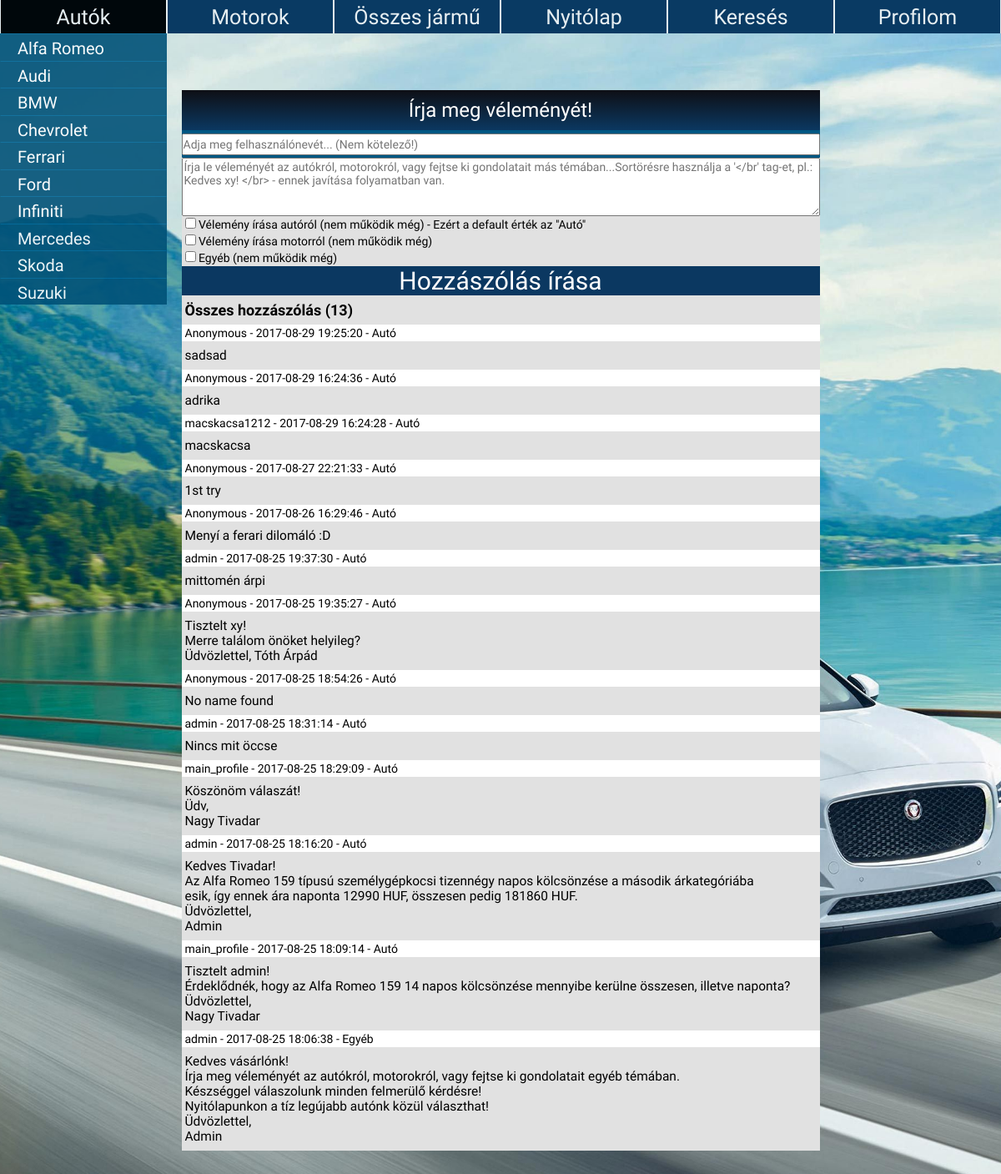
Page /hozzaszolasok.php on the committed database.
### tables this page shows
CREATE TABLE `automarka` (
  `id` varchar(60) NOT NULL
);

CREATE TABLE `hozzaszolasok` (
  `id` int(10) NOT NULL,
  `felhasznalo_nev` varchar(60) NOT NULL,
  `hozzaszolas` varchar(10000) NOT NULL,
  `kategoria` varchar(100) NOT NULL,
  `datum` datetime DEFAULT NULL
);

### connection.php (called while the page is built)
<?php
	$conn = mysqli_connect("localhost", "root", "") or die("Failed to connect");
	if ( false == mysqli_select_db($conn, "jarmuadatbazis" )  ) {
		return null;
	}
	else{
		mysqli_query($conn, 'SET NAMES UTF-8');
		mysqli_query($conn, 'SET character_set_results=utf8');
		mysqli_set_charset($conn, 'utf8');
		return $conn;
	}
?>

### controller.php (called while the page is built, shortened)
<?php
class Controller{
	public function ListCars() {
		include('connection.php');
		$result = mysqli_query( $conn,"SELECT automarka.id from automarka order by automarka.id ASC;");
		return $result;
	}
	public function ListMotors() {
		include('connection.php');
		$result = mysqli_query( $conn,"SELECT motormarka.id from motormarka order by motormarka.id ASC;");
		return $result;
	}
}
?>

### hozzaszolasok.php (the view, shortened to what this page needs)
<?php
	include('connection.php');
	include('controller.php');
?>
<html>
		<link rel = "stylesheet" href = "style.css"/>
	<head>
	</head>
		<body id = "bgStyle">
				<div id = "container">
				<ul id = "menu">
					<li>
						<a href="autok_osszes.php">Autók</a>
						<div>
							<?php
								$AllCars = new Cars();
								$AllCars->ListCars();
								$listCars = $AllCars->ListCars();
								while($getCars = mysqli_fetch_assoc($listCars)){
										echo '<form method = "GET" action = "autok.php" enctype = "multipart/form-data" name = "click_on_car">
											<input type = "submit" value = "'.$getCars['id'].'" name = "click_on_car" />
										</form>';
								}
							?>
						</div>
					</li>
					<li>
						<a href="motorok_osszes.php">Motorok</a>
					</li>
					<li>
						<a href="hozzaszolasok.php">Összes jármű</a>
					</li>
					<li><a href="fooldal.php">Nyitólap</a><div align = "center"><a href = "hozzaszolasok.php">Hozzászólások</a></div></li>
					<li><a href="kereses.php">Keresés</a></li>
					<li>
						<a href="felhasznalo_profil.php">Profilom</a>
				</ul>
			</div>
				<div align = "center">
					<table align = "center" width = "50%" id = "cars" id = "tableborders2"cellpadding = "0" cellspacing = "0" style = "border-style: solid; border-width: 0px;
						margin: 0 0px 0 0 ;border-color: #000;background: #E1E1E1; font-family: Electrolize; color: #ffffff; font-size: 14px; border-radius: 0 0" >
						<form method = "get" action = "hozzaszolasok.php" enctype = "multipart/form-data" name = "comment">
						<tr>
							<td style = "background: linear-gradient(#0E0F15, #0B3861);font-size: 24px; font-family: Electrolize;
							text-align: center; padding: 10 0 10 0">Írja meg véleményét!</td>
						</tr>
						<tr>
							<td height = "33px" id = "styleofwords11" style = "padding:0;"><input  type = "text"
							style="height:26px; width: 100%; font-size: 14px; font-family: Electrolize;" name = "felhasznalo_nev" size = "45" placeholder = "Adja meg felhasználónevét... (Nem kötelező!)" /></td>
						</tr>
						<tr>
							<td><textarea cols = "93" rows = "4" placeholder = "Írja le véleményét az autókról, motorokról, vagy fejtse ki gondolatait más témában...Sortörésre használja a '</br' tag-et, pl.: Kedves xy! </br> - ennek javítása folyamatban van."
							style="font-family: Electrolize; font-size: 14px; padding: 2 2 2 2;" cols = "93" rows = "4" name = "hozzaszolas" required></textarea></td>
						</tr>
						<tr>
							<td style = "padding: 2 2 2 4;"><input type="checkbox" name="vehicle1" value="kategoria_auto"><font color = "black"> Vélemény írása autóról (nem működik még) - Ezért a default érték az "Autó"</font></input></td>
						</tr>
						<tr>
							<td style = "padding: 2 2 2 4;"><input type="checkbox" name="vehicle2" value="kategoria_motor"><font color = "black"> Vélemény írása motorról (nem működik még)</font></input></td>
						</tr>
						<tr>
							<td style = "padding: 2 2 2 4;"><input type="checkbox" name="vehicle2" value="kategoria_egyeb"><font color = "black"> Egyéb (nem működik még)</font></input></td>
						</tr>
						<tr>
							<td colspan = "2"width = "50%">
							<input style = "padding: 0; border-radius: 0;" type = "submit" class = "input" value = "Hozzászólás írása" name = "comment_write" /></td>
						</tr>
							<?php
								$comments = "SELECT * FROM hozzaszolasok ORDER BY datum DESC";
								$getComments = mysqli_query($conn, $comments);
								$allcomments = "SELECT * from hozzaszolasok";
								$commResult = mysqli_query($conn, $allcomments);
								$count_comments = mysqli_num_rows($commResult);
								echo '<tr>
										<td height = "35px" style = "padding: 2 2 2 4;"><font color = "black" size = "4.4" >
										<b>Összes hozzászólás ('.$count_comments.')</b></font></td>
									</tr>';
								if (mysqli_num_rows($getComments) > 0){
									while($row = mysqli_fetch_assoc($getComments)){
										echo '
											<tr>
												<td height = "20px" bgcolor = "white" style = "padding: 2 2 2 4;">
												<font color = "black">'.$row["felhasznalo_nev"].'  -  '.$row["datum"].'  -  '.$row["kategoria"].'</font></td>
											</tr>
											<tr>
												<td style = "padding: 8 2 8 4; height: auto; width: 100%;"><font color = "black" style = "font-size: 15.5px;">'.$row["hozzaszolas"].'</font></td>
											</tr>
									';
									}
								}
						?>
						</form>
					</table>
				</div>
	</body>
</html>

### style.css (style rules this page uses)
#styleofwords11 { font-size: 23px; font-family: "Electrolize"; text-align: left; background: rgb(0, 87, 130); color: #ffffff; padding: 3.5px; margin: 0 0 0 1; }
* { padding: 0px; margin: 0px; }
div#container { width: 100%; }
ul#menu { width: 100%; list-style: none; position: fixed; }
ul#menu li { float: left; width: 16.6667%; height: 40px; background: rgb(0, 81, 119); margin: 0 0 0 0; padding: 0px; font-family: "Electrolize"; }
ul#menu li a { height: 32px; text-decoration: none; font-size: 25px; font-family: "Electrolize", Helvetica, light; text-align: center; background: #0B3861; color: #ffffff; padding: 3% 0 1% 0%; display: block; border-style: solid; border-color: #ffffff; border-width: 0 0.5px 0 0.5; opacity: 0.9; transition: 2s ease; }
ul#menu li div form input[type=submit] { float: left; width: 100%; height: 32.5px; text-decoration: none; font-size: 20px; font-family: "Electrolize"; text-align: center; background: rgb(0, 81, 119); color: #ffffff; padding: 0px; display: block; text-align: left; margin: 0 0 0px 0; padding: 2% 0 0% 10%; border-style: solid; border-color: #006697 #005177 #005177 #005177 ; border-width: 0.1px; margin: 0 0 0 0; opacity: 0.9; transition: 1.8s ease; cursor:pointer; }
ul#menu li div { display: none; transition: all 0.7s ease-in-out 3s; }
#bgStyle { background: url('pictures/bgCar.jpg') no-repeat center center fixed; -webkit-background-size: cover; -moz-background-size: cover; -o-background-size: cover; background-size: cover; margin: 0; }
.input[type=submit] { padding: 5px 10px; font-size: 30px; font-family: "Electrolize"; text-align: center; width: 100%; height: 100%; cursor: pointer; outline: none; color: #fff; background-color: #0B3861; border: none; border-radius: 0 0 0 18; }
.input[type=submit] { padding: 5px 10px; font-size: 30px; font-family: "Electrolize"; text-align: center; width: 100%; height: 100%; cursor: pointer; outline: none; color: #fff; background: #0B3861; border-radius: 0 0 0 18; }

### rows in the picture
automarka: click_on_car "Alfa Romeo"
automarka: click_on_car "Audi"
automarka: click_on_car "BMW"
automarka: click_on_car "Chevrolet"
automarka: click_on_car "Ferrari"
automarka: click_on_car "Ford"
automarka: click_on_car "Infiniti"
automarka: click_on_car "Mercedes"
automarka: click_on_car "Skoda"
automarka: click_on_car "Suzuki"
hozzaszolasok: felhasznalo_nev "Anonymous", datum "2017-08-29 19:25:20", kategoria "Autó", hozzaszolas "sadsad"
hozzaszolasok: felhasznalo_nev "Anonymous", datum "2017-08-29 16:24:36", kategoria "Autó", hozzaszolas "adrika"
hozzaszolasok: felhasznalo_nev "macskacsa1212", datum "2017-08-29 16:24:28", kategoria "Autó", hozzaszolas "macskacsa"
hozzaszolasok: felhasznalo_nev "Anonymous", datum "2017-08-27 22:21:33", kategoria "Autó", hozzaszolas "1st try"
hozzaszolasok: felhasznalo_nev "Anonymous", datum "2017-08-26 16:29:46", kategoria "Autó", hozzaszolas "Menyí a ferari dilomáló :D"
hozzaszolasok: felhasznalo_nev "admin", datum "2017-08-25 19:37:30", kategoria "Autó", hozzaszolas "mittomén árpi"
hozzaszolasok: felhasznalo_nev "Anonymous", datum "2017-08-25 19:35:27", kategoria "Autó", hozzaszolas "Tisztelt xy! Merre találom önöket helyileg? Üdvözlettel, Tóth Árpád"
hozzaszolasok: felhasznalo_nev "Anonymous", datum "2017-08-25 18:54:26", kategoria "Autó", hozzaszolas "No name found"
hozzaszolasok: felhasznalo_nev "admin", datum "2017-08-25 18:31:14", kategoria "Autó", hozzaszolas "Nincs mit öccse"
hozzaszolasok: felhasznalo_nev "main_profile", datum "2017-08-25 18:29:09", kategoria "Autó", hozzaszolas "Köszönöm válaszát! Üdv, Nagy Tivadar"
hozzaszolasok: felhasznalo_nev "admin", datum "2017-08-25 18:16:20", kategoria "Autó", hozzaszolas "Kedves Tivadar! Az Alfa Romeo 159 típusú személygépkocsi tizennégy napos kölcsönzése a második árkategóriába esik, így ennek ára naponta 12990 HUF, összesen pedig 181860 HUF. Üdvözlettel, Admin"
hozzaszolasok: felhasznalo_nev "main_profile", datum "2017-08-25 18:09:14", kategoria "Autó", hozzaszolas "Tisztelt admin! Érdeklődnék, hogy az Alfa Romeo 159 14 napos kölcsönzése mennyibe kerülne összesen, illetve naponta? Üdvözlettel, Nagy Tivadar"
hozzaszolasok: felhasznalo_nev "admin", datum "2017-08-25 18:06:38", kategoria "Egyéb", hozzaszolas "Kedves vásárlónk! Írja meg véleményét az autókról, motorokról, vagy fejtse ki gondolatait egyéb témában. Készséggel válaszolunk minden felmerülő kérdésre! Nyitólapunkon a tíz legújabb autónk közül választhat! Üdvözlettel, Admin"

### other values in the picture
$count_comments "13"
